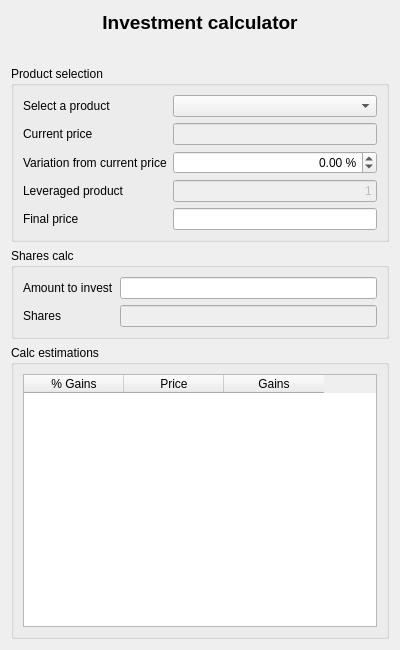
<?xml version="1.0" encoding="UTF-8"?>
<ui version="4.0">
 <class>wdgCalculator</class>
 <widget class="QWidget" name="wdgCalculator">
  <property name="geometry">
   <rect>
    <x>0</x>
    <y>0</y>
    <width>400</width>
    <height>650</height>
   </rect>
  </property>
  <layout class="QHBoxLayout" name="horizontalLayout_5">
   <item>
    <layout class="QVBoxLayout" name="verticalLayout">
     <item>
      <widget class="QLabel" name="lbl">
       <property name="font">
        <font>
         <pointsize>14</pointsize>
         <weight>75</weight>
         <bold>true</bold>
        </font>
       </property>
       <property name="text">
        <string>Investment calculator</string>
       </property>
       <property name="alignment">
        <set>Qt::AlignCenter</set>
       </property>
      </widget>
     </item>
     <item>
      <layout class="QHBoxLayout" name="horizontalLayout_4">
       <item>
        <spacer name="horizontalSpacer">
         <property name="orientation">
          <enum>Qt::Horizontal</enum>
         </property>
         <property name="sizeHint" stdset="0">
          <size>
           <width>40</width>
           <height>20</height>
          </size>
         </property>
        </spacer>
       </item>
       <item>
        <widget class="QLabel" name="label_7">
         <property name="maximumSize">
          <size>
           <width>64</width>
           <height>64</height>
          </size>
         </property>
         <property name="text">
          <string/>
         </property>
         <property name="pixmap">
          <pixmap resource="../images/xulpymoney.qrc">:/xulpymoney/kcalc.png</pixmap>
         </property>
         <property name="scaledContents">
          <bool>true</bool>
         </property>
        </widget>
       </item>
       <item>
        <spacer name="horizontalSpacer_2">
         <property name="orientation">
          <enum>Qt::Horizontal</enum>
         </property>
         <property name="sizeHint" stdset="0">
          <size>
           <width>40</width>
           <height>20</height>
          </size>
         </property>
        </spacer>
       </item>
      </layout>
     </item>
     <item>
      <widget class="QGroupBox" name="groupBox">
       <property name="title">
        <string>Product selection</string>
       </property>
       <layout class="QHBoxLayout" name="horizontalLayout_3">
        <item>
         <layout class="QFormLayout" name="formLayout_2">
          <property name="fieldGrowthPolicy">
           <enum>QFormLayout::ExpandingFieldsGrow</enum>
          </property>
          <item row="0" column="0">
           <widget class="QLabel" name="label">
            <property name="text">
             <string>Select a product</string>
            </property>
           </widget>
          </item>
          <item row="0" column="1">
           <widget class="QComboBox" name="cmbProducts">
            <property name="sizePolicy">
             <sizepolicy hsizetype="Expanding" vsizetype="Fixed">
              <horstretch>0</horstretch>
              <verstretch>0</verstretch>
             </sizepolicy>
            </property>
           </widget>
          </item>
          <item row="1" column="0">
           <widget class="QLabel" name="label_3">
            <property name="text">
             <string>Current price</string>
            </property>
           </widget>
          </item>
          <item row="1" column="1">
           <widget class="myQLineEdit" name="txtProductPrice">
            <property name="enabled">
             <bool>false</bool>
            </property>
            <property name="alignment">
             <set>Qt::AlignRight|Qt::AlignTrailing|Qt::AlignVCenter</set>
            </property>
           </widget>
          </item>
          <item row="2" column="0">
           <widget class="QLabel" name="label_2">
            <property name="text">
             <string>Variation from current price</string>
            </property>
           </widget>
          </item>
          <item row="2" column="1">
           <widget class="QDoubleSpinBox" name="spnProductPriceVariation">
            <property name="sizePolicy">
             <sizepolicy hsizetype="Expanding" vsizetype="Fixed">
              <horstretch>0</horstretch>
              <verstretch>0</verstretch>
             </sizepolicy>
            </property>
            <property name="alignment">
             <set>Qt::AlignRight|Qt::AlignTrailing|Qt::AlignVCenter</set>
            </property>
            <property name="suffix">
             <string> %</string>
            </property>
            <property name="minimum">
             <double>-99.989999999999995</double>
            </property>
           </widget>
          </item>
          <item row="5" column="0">
           <widget class="QLabel" name="label_6">
            <property name="text">
             <string>Final price</string>
            </property>
           </widget>
          </item>
          <item row="5" column="1">
           <widget class="myQLineEdit" name="txtFinalPrice">
            <property name="alignment">
             <set>Qt::AlignRight|Qt::AlignTrailing|Qt::AlignVCenter</set>
            </property>
           </widget>
          </item>
          <item row="4" column="0">
           <widget class="QLabel" name="lblLeveraged">
            <property name="text">
             <string>Leveraged product</string>
            </property>
           </widget>
          </item>
          <item row="4" column="1">
           <widget class="myQLineEdit" name="txtLeveraged">
            <property name="enabled">
             <bool>false</bool>
            </property>
            <property name="text">
             <string>1</string>
            </property>
            <property name="alignment">
             <set>Qt::AlignRight|Qt::AlignTrailing|Qt::AlignVCenter</set>
            </property>
           </widget>
          </item>
         </layout>
        </item>
       </layout>
      </widget>
     </item>
     <item>
      <widget class="QGroupBox" name="groupBox_2">
       <property name="title">
        <string>Shares calc</string>
       </property>
       <layout class="QHBoxLayout" name="horizontalLayout_2">
        <item>
         <layout class="QFormLayout" name="formLayout">
          <property name="fieldGrowthPolicy">
           <enum>QFormLayout::ExpandingFieldsGrow</enum>
          </property>
          <item row="0" column="0">
           <widget class="QLabel" name="label_4">
            <property name="text">
             <string>Amount to invest</string>
            </property>
           </widget>
          </item>
          <item row="0" column="1">
           <widget class="myQLineEdit" name="txtAmount">
            <property name="alignment">
             <set>Qt::AlignRight|Qt::AlignTrailing|Qt::AlignVCenter</set>
            </property>
           </widget>
          </item>
          <item row="1" column="0">
           <widget class="QLabel" name="label_5">
            <property name="text">
             <string>Shares</string>
            </property>
           </widget>
          </item>
          <item row="1" column="1">
           <widget class="myQLineEdit" name="txtShares">
            <property name="enabled">
             <bool>false</bool>
            </property>
            <property name="alignment">
             <set>Qt::AlignRight|Qt::AlignTrailing|Qt::AlignVCenter</set>
            </property>
           </widget>
          </item>
         </layout>
        </item>
       </layout>
      </widget>
     </item>
     <item>
      <widget class="QGroupBox" name="groupBox_3">
       <property name="title">
        <string>Calc estimations</string>
       </property>
       <layout class="QHBoxLayout" name="horizontalLayout">
        <item>
         <widget class="myQTableWidget" name="table">
          <property name="editTriggers">
           <set>QAbstractItemView::NoEditTriggers</set>
          </property>
          <property name="alternatingRowColors">
           <bool>true</bool>
          </property>
          <property name="selectionMode">
           <enum>QAbstractItemView::SingleSelection</enum>
          </property>
          <property name="selectionBehavior">
           <enum>QAbstractItemView::SelectRows</enum>
          </property>
          <attribute name="verticalHeaderVisible">
           <bool>false</bool>
          </attribute>
          <column>
           <property name="text">
            <string>% Gains</string>
           </property>
          </column>
          <column>
           <property name="text">
            <string>Price</string>
           </property>
          </column>
          <column>
           <property name="text">
            <string>Gains</string>
           </property>
          </column>
         </widget>
        </item>
       </layout>
      </widget>
     </item>
    </layout>
   </item>
  </layout>
 </widget>
 <customwidgets>
  <customwidget>
   <class>myQLineEdit</class>
   <extends>QLineEdit</extends>
   <header location="global">myqlineedit</header>
  </customwidget>
  <customwidget>
   <class>myQTableWidget</class>
   <extends>QTableWidget</extends>
   <header location="global">myqtablewidget</header>
  </customwidget>
 </customwidgets>
 <resources>
  <include location="../images/xulpymoney.qrc"/>
 </resources>
 <connections/>
</ui>
